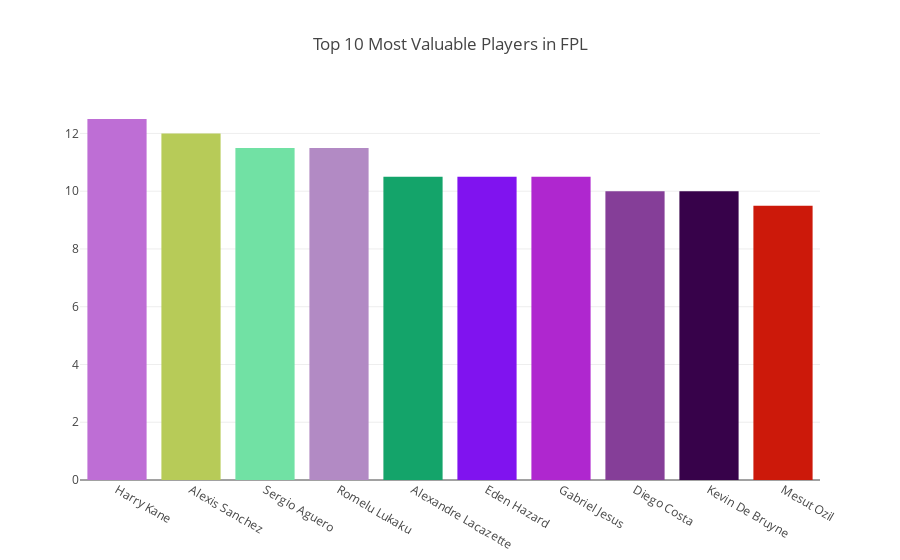

Notebook code cell kept with this figure:
### Code cell
data = [go.Bar(
    x = datasetview.name,
    y = datasetview.fpl_value,
    marker = dict(color = random_colors(10))
)]
layout = dict(title= "Top 10 Most Valuable Players in FPL")
fig = dict( data=data, layout=layout )
iplot( fig, validate=False )

### Figure 1 — Plotly figure (JSON) as saved in the notebook; plotly's stock layout.template omitted (floating-point values rounded to 4 significant figures)
{"data": [{"marker": {"color": ["#BE6ED5", "#B7CB58", "#71E1A4", "#B28AC4", "#14A46A", "#8013EF", "#AF27CF", "#853E98", "#37024A", "#CC190A"]}, "type": "bar", "x": ["Harry Kane", "Alexis Sanchez", "Sergio Aguero", "Romelu Lukaku", "Alexandre Lacazette", "Eden Hazard", "Gabriel Jesus", "Diego Costa", "Kevin De Bruyne", "Mesut Ozil"], "y": [12.5, 12, 11.5, 11.5, 10.5, 10.5, 10.5, 10, 10, 9.5]}], "layout": {"title": "Top 10 Most Valuable Players in FPL"}}
